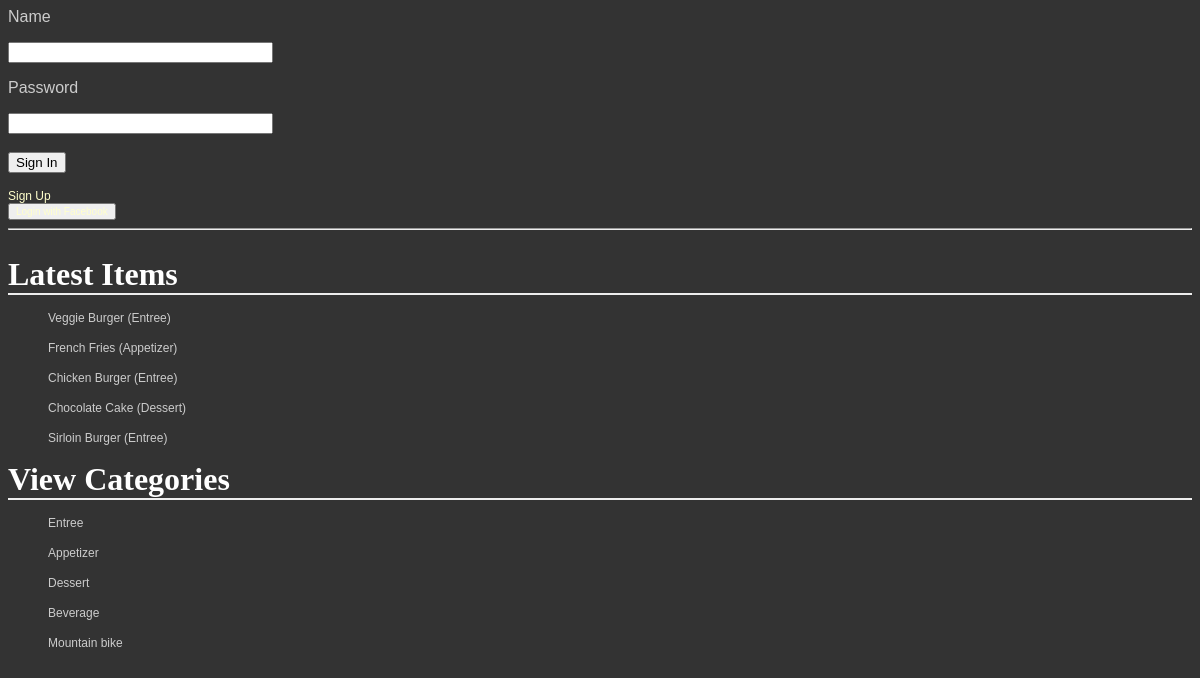
The page / on the database its author committed.
### database_setup.py (models this page shows, shortened)
class CatalogItem(Base):
    __tablename__ = 'catalog_item'
    id = Column(Integer, primary_key = True)
    name = Column(String(250), nullable = False)
    price = Column(String(8))
    category = Column(String(250))
    description = Column(String(250))
    dt_added = Column(DateTime, nullable = False, default = datetime.datetime.now())
    dt_modded = Column(DateTime, nullable = False, default = datetime.datetime.now(), onupdate = datetime.datetime.now())
    user_id = Column(Integer, ForeignKey('user.id'))
    user = relationship(User)

### public_page.py (the view)
@public_page.route('/', methods = ['GET'])
def itemList():
    items = session.query(CatalogItem).order_by(CatalogItem.dt_modded).limit(5)
    categories = dbfunctions.getUnique(CatalogItem.category)
    cat_name = list(k[0] for k in categories)
    return render_template('index.html', items = items, categories = cat_name)

### dbfunctions.py (called while the page is built)
def getUnique(cls_attr):
    return session.query(cls_attr).distinct(cls_attr).all()

### templates/index.html
{% extends 'base.html' %}
{% block content %}
<h1>Latest Items</h1>
{% for each in items %}
<div>
  <ul>
  <a href="{{url_for('public_page.viewCatalogItem', category = each.category, item_id = each.id)}}">
    <p>{{ '%s (%s)' % (each.name, each.category) }}</p>
  </a>
  </ul>
</div>
{% endfor %}
<h1>View Categories</h1>
<div>
  {% for cat in categories %}
  <ul>
    <a href="{{url_for('public_page.viewCategory', category = cat)}}"><p>{{cat}}</p></a>
  </ul>
  {% endfor %}
</div>
{% endblock %}

### static/styles.css (style rules this page uses)
body { font-family: sans-serif; background-image: url('img3.jpg'); background-color: #333333 }
h1, h2, h3, h4 { color: #FFFFFF; }
h1, h2 { font-family: 'Georgia', serif; margin: 0; }
h1 { border-bottom: 2px solid #eee; }
p, dd, dt { color: #CCCCCC; }
a { text-decoration: none; color:#FFFFCC; font-size: .75em; }

### rows shown on the page
CatalogItem: name+category "Veggie Burger (Entree)"
CatalogItem: name+category "French Fries (Appetizer)"
CatalogItem: name+category "Chicken Burger (Entree)"
CatalogItem: name+category "Chocolate Cake (Dessert)"
CatalogItem: name+category "Sirloin Burger (Entree)"

### other values the page prints
{{ cat }} "Entree" "Appetizer" "Dessert" "Beverage" "Mountain bike"
